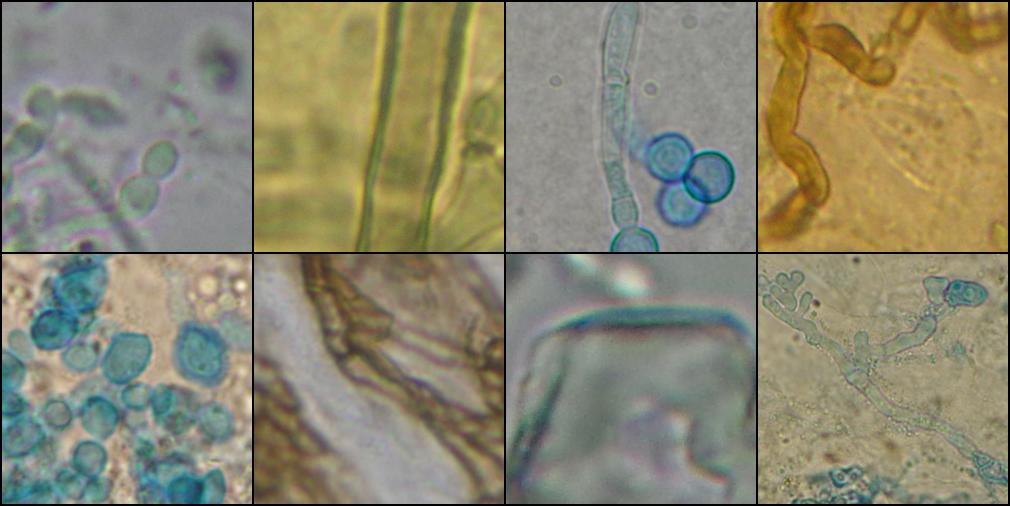

Write Python code to recreate this figure.
from PIL import Image

paths = [
    './data/defungi/H2/H2_39b_2.jpg', './data/defungi/H6/H6_39a_3.jpg', './data/defungi/H5/H5_104a_2.jpg', './data/defungi/H6/H6_52a_13.jpg', 
    './data/defungi/H3/H3_25a_2.jpg', './data/defungi/H6/H6_56b_2.jpg', './data/defungi/H1/H1_116b_11.jpg' , './data/defungi/H5/H5_36a_4.jpg'
]

size = 250
margin = 2

nrows = 2
ncols = 4

collage_size = (margin + (size + margin)*ncols, margin + (size + margin)*nrows)
collage = Image.new(mode='RGB', size=collage_size)

for i in range(nrows):
    for j in range(ncols):
        idx = i*ncols + j
        image = Image.open(paths[idx])
        image.thumbnail((size, size))

        img_pos = (margin + (size + margin)*j, margin + (size + margin)*i)
        collage.paste(image, box=img_pos)

collage.save('collage.jpg')
